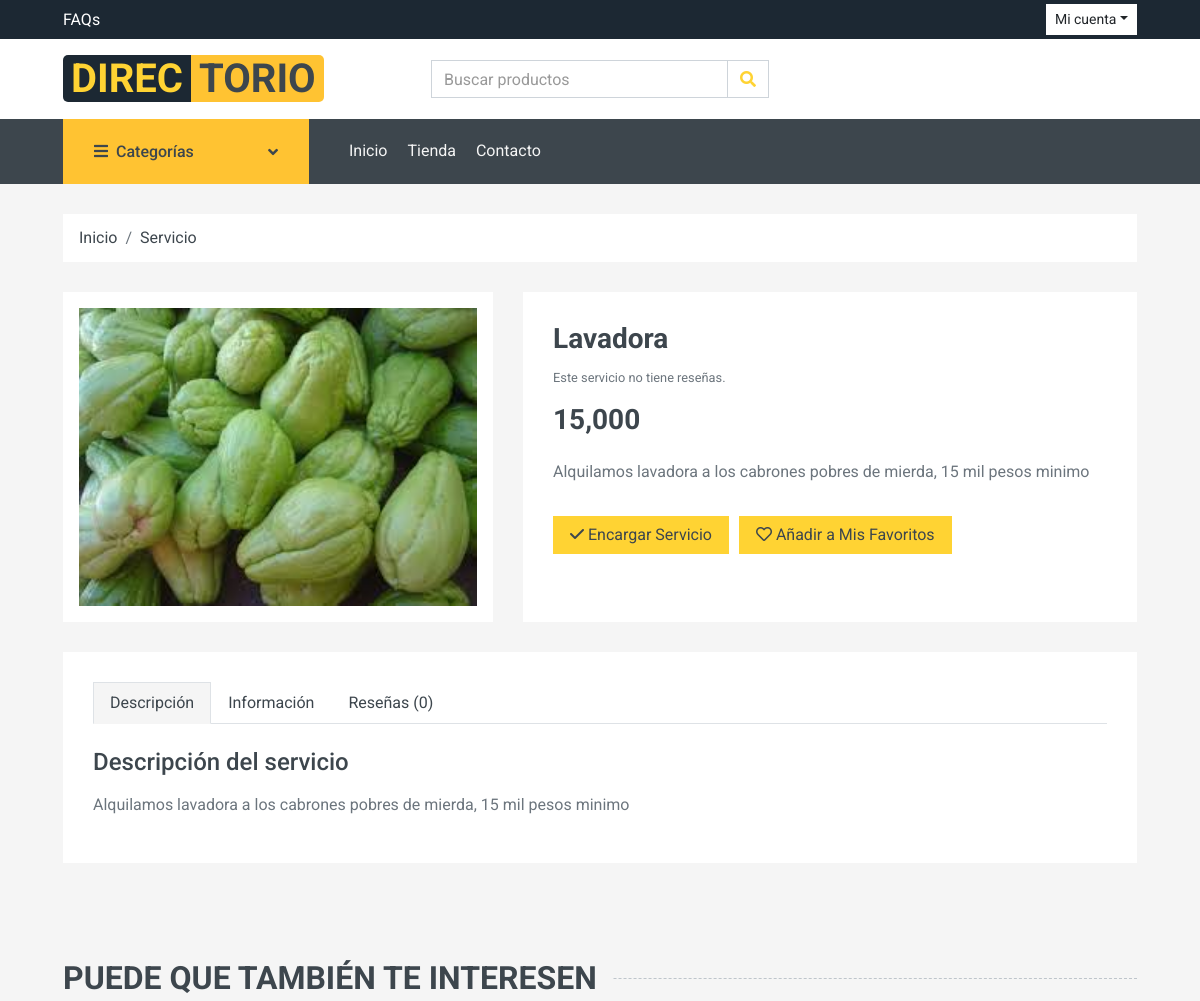
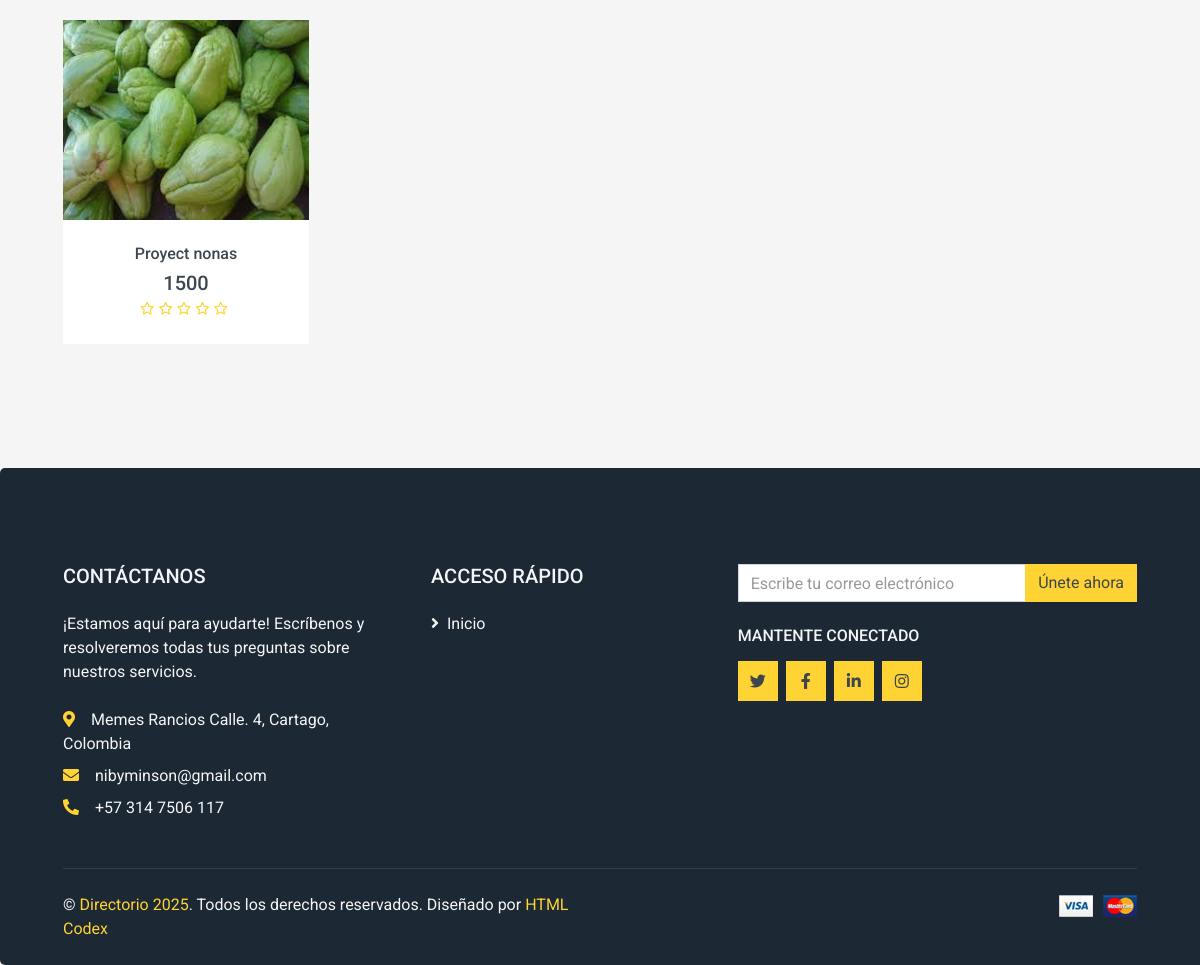
/rutas/rutas.php?page=service&id=5, run on the app's committed database (2 pictures, top to bottom).
### tables this page shows
CREATE TABLE `servicio_imagenes` (
  `id` int(11) NOT NULL,
  `imagen_ref` varchar(200) NOT NULL,
  `servicio_id` int(11) NOT NULL
);

CREATE TABLE `servicio` (
  `id_servicio` int(11) NOT NULL,
  `titulo` varchar(500) DEFAULT NULL,
  `descripcion` varchar(500) DEFAULT NULL,
  `precio` decimal(10,0) NOT NULL,
  `fecha_creacion` datetime NOT NULL DEFAULT current_timestamp(),
  `usuario_id_usuario` int(11) NOT NULL,
  `categoria_id_categoria` int(11) NOT NULL,
  `estado` varchar(45) NOT NULL DEFAULT 'Activo',
  `barrio_id` int(11) NOT NULL,
  `direccion` varchar(100) DEFAULT 'No aplica'
);

### app/controladores/landingPageController.php (called while the page is built, shortened)
<?php
require_once(__DIR__ . '/../modelos/serviceModel.php');
require_once(__DIR__ . '/../modelos/reviewsModel.php');
class LandingPageController{
    private $serviceModel;
    private $reviewsModel;
    public function __construct(){
        $this->serviceModel = new ServiceModel;
        $this->reviewsModel = new ReviewsModel;
    }
    public function ServicePage($service_id) {
        $favs = [];
        $service = $this->serviceModel->getServiceById($service_id);
        $service_imgs = $this->serviceModel->getImagesByService($service_id);
        $serviceReviews = $this->reviewsModel->CountReviewsByService($service_id);
        $related_services = $this->serviceModel->TopRelatedServices($service["id_categoria"],$service_id);
        $isEmpty = false;
        include_once(__DIR__ . '/../vistas/landing/detail.php');
    }
}

### configuracion/mysql.php (called while the page is built)
<?php
class Mysql{
    public $conect;
    private $DB_HOST = 'localhost';
    private $DB_NAME = 'directorio';
    private $DB_PORT = '3306';
    private $DB_USERNAME = 'root';
    private $DB_PASSWORD = '';
    private $DB_CHARSET = 'utf8mb4';
    public function __construct(){
        $connectionString = "mysql:host=".$this->DB_HOST. ";dbname=".$this->DB_NAME.";port=".$this->DB_PORT.";charset=".$this->DB_CHARSET;
        try{
            $this->conect = new PDO($connectionString, $this->DB_USERNAME, $this->DB_PASSWORD);
            $this->conect->setAttribute(PDO::ATTR_ERRMODE, PDO::ERRMODE_EXCEPTION);
        }catch(PDOException $e){
            echo "CONNECTION ERROR: " . $e->getMessage();
        }
    }
    public function conect(){
        return $this->conect;
    }
}

### app/modelos/serviceModel.php (called while the page is built, shortened)
<?php
require_once(__DIR__ . '/../../configuracion/mysql.php');
class ServiceModel extends Mysql {
    private $connection;
    public function __construct(){
        $mysql = new Mysql();
        $this->connection = $mysql->conect();
    }
    public function getServiceById($id) {
        $query = "SELECT s.id_servicio, s.titulo, s.descripcion, s.precio, s.fecha_creacion, s.direccion, u.nombre, c.nombre as categoria,
        c.id_categoria as id_categoria
        FROM servicio s
        INNER JOIN usuario u ON u.id_usuario = s.usuario_id_usuario
        INNER JOIN categoria c ON c.id_categoria = s.categoria_id_categoria
        WHERE id_servicio = ? AND s.estado = 'Activo'";
        $stmt = $this->connection->prepare($query);
        $stmt->execute([$id]);
        return $stmt->fetch(PDO::FETCH_ASSOC);
    }
    public function getImagesByService($service_id) {
        $query = "SELECT imagen_ref FROM servicio_imagenes
        INNER JOIN servicio on servicio.id_servicio = servicio_imagenes.servicio_id
        where servicio.estado = 'Activo' AND servicio_id = ?";
        $stmt = $this->connection->prepare($query);
        $stmt->execute([$service_id]);
        return $stmt->fetchAll(PDO::FETCH_ASSOC);
    }
    public function TopRelatedServices($category_id,$service_id) {
        $query = "SELECT id_servicio, titulo, precio,
        AVG(reviews.calificacion) AS calificacion,
        COUNT(reviews.servicio_id) AS total_reviews,
        MIN(servicio_imagenes.imagen_ref) AS servicio_imagen
        FROM servicio
        LEFT JOIN reviews on reviews.servicio_id = servicio.id_servicio
        LEFT JOIN servicio_imagenes on servicio_imagenes.servicio_id = servicio.id_servicio
        WHERE servicio.estado = 'Activo' AND servicio.categoria_id_categoria = ?
        AND servicio.id_servicio != ?
        GROUP BY servicio.id_servicio
        ORDER BY calificacion DESC
        LIMIT 5";
        $stmt = $this->connection->prepare($query);
        $stmt->execute([$category_id,$service_id]);
        return $stmt->fetchAll(PDO::FETCH_ASSOC);
    }
}

### app/modelos/reviewsModel.php (called while the page is built, shortened)
<?php
require_once(__DIR__ . '/../../configuracion/mysql.php');
class ReviewsModel extends Mysql{
    private $conn;
    public function __construct(){
        $mysql = new Mysql();
        $this->conn = $mysql->conect();
    }
    public function CountReviewsByService($service_id){
        $query = "SELECT COUNT(*) as total_reviews, AVG(reviews.calificacion) as reviews_promedio
        FROM reviews
        WHERE servicio_id = ?";
        $preparedStmt = $this->conn->prepare($query);
        $preparedStmt->execute([$service_id]);
        $data = $preparedStmt->fetch(PDO::FETCH_ASSOC);
        return $data;
    }
}

### app/vistas/landing/detail.php (the view, shortened to what this page needs)
<?php
include_once RUTA_BASE . '/app/vistas/landing/plantilla/header.php';
?>
<body>
    <div class="container-fluid">
        <div class="row px-xl-5">
            <div class="col-12">
                <nav class="breadcrumb bg-light mb-30">
                    <a class="breadcrumb-item text-dark" href="<?php URL_BASE ?>?page=home">Inicio</a>
                    <a class="breadcrumb-item text-dark" href="#">Servicio</a>
                </nav>
            </div>
        </div>
    </div>
    <div class="container-fluid pb-5">
        <div class="row px-xl-5">
            <div class="col-lg-5 mb-30">
                <?php if(count($service_imgs) > 1) : ?>
                    <div class="swiper swiper-services">
                        <div class="swiper-wrapper">
                            <?php foreach($service_imgs as $img) : ?>
                                 <div class="swiper-slide">
                                    <img class="img-fluid w-100 h-100 object-fit-cover" src="<?= URL_IMG ?>/servicios/<?= $img["imagen_ref"] ?>" alt="Imagen del servicio">
                                 </div>
                             <?php endforeach ?>
                        </div>
                        <div class="swiper-pagination"></div>
                        <div class="swiper-button-prev"></div>
                        <div class="swiper-button-next"></div>
                    </div>
                <?php else : ?>
                <?php foreach($service_imgs as $img) : ?>
                    <div class="card p-3 border-0">
                        <img class="w-100 h-100 img-fluid" src="<?= URL_IMG ?>/servicios/<?php echo $img["imagen_ref"] ?>" alt="Imagen del servicio">
                    </div>
                <?php endforeach ?>
                <?php endif ?>
            </div>
            <div class="col-lg-7 h-auto mb-30">
                <div class="h-100 bg-light p-30">
                    <h3> <?php echo $service["titulo"] ?> </h3>
                    <div class="d-flex mb-3">
                        <small class="pt-1"><?php echo $serviceReviews["total_reviews"] > 0 ? $serviceReviews["total_reviews"] : "Este servicio no tiene reseñas." ?></small>
                    </div>
                    <h3 class="font-weight-semi-bold mb-4"><?php echo number_format($service["precio"]) ?></h3>
                    <p class="mb-4">
                        <?php echo $service["descripcion"] ?>
                    </p>
                    <div class="d-flex align-items-center mb-4 pt-2">
                        <a href="<?= URL_BASE ?>/rutas/rutas.php?page=checkout&service=<?= $service["id_servicio"] ?>" class="btn btn-primary px-3" style="margin-right: 10px;">
                            <i class="fa-solid fa-check" id="fav-icon"></i>
                            Encargar Servicio
                        </a>
                        <button class="btn btn-primary px-3"
                        id="btnManageFav" data-service="<?= $service["id_servicio"] ?>">
                            <i class="far fa-heart" id="fav-icon"></i>
                            <?= count($favs) > 0 && in_array($service["id_servicio"],$favs)? 'Eliminar de Mis Favoritos' : 'Añadir a Mis Favoritos' ?>
                        </button>
                    </div>
                </div>
            </div>
        </div>
        <div class="row px-xl-5">
            <div class="col">
                <div class="bg-light p-30">
                    <div class="nav nav-tabs mb-4">
                        <a class="nav-item nav-link text-dark active" data-toggle="tab" href="#tab-pane-1">Descripción</a>
                        <a class="nav-item nav-link text-dark" data-toggle="tab" href="#tab-pane-2">Información</a>
                        <a class="nav-item nav-link text-dark" data-toggle="tab" href="#tab-pane-3">Reseñas (<?php echo $serviceReviews["total_reviews"]?>)</a>
                    </div>
                    <div class="tab-content">
                        <div class="tab-pane fade show active" id="tab-pane-1">
                            <h4 class="mb-3">Descripción del servicio</h4>
                            <p><?php echo $service["descripcion"] ?></p>
                        </div>
                    </div>
                </div>
            </div>
        </div>
    </div>
    <?php if(!$isEmpty) : ?>
        <div class="container-fluid py-5">
            <h2 class="section-title position-relative text-uppercase mx-xl-5 mb-4">
                <span class="bg-secondary pr-3">Puede que también te interesen</span>
            </h2>
            <div class="row px-xl-5">
                <?php foreach($related_services as $related) : ?>
                    <div class="col-lg-3 col-md-4 col-sm-6 pb-1">
                        <div class="product-item bg-light mb-4">
                            <div class="product-img position-relative overflow-hidden" style="height: 200px;">
                                <img class="img-fluid w-100 h-100 object-fit-cover" src="<?= URL_IMG ?>/servicios/<?= $related["servicio_imagen"] ?>" alt="Imágen del servicio recomendado">
                                <div class="product-action">
                                </div>
                            </div>
                            <div class="text-center py-4">
                                <a class="h6 text-decoration-none text-truncate d-block"              style="max-width: 100%;"
                                href="<?php URL_BASE ?>?page=service&id=<?php echo $related["id_servicio"] ?>"
                                title="<?php echo htmlspecialchars($related["titulo"]); ?>">
                                    <?php echo htmlspecialchars($related["titulo"]); ?>
                                </a>
                                <div class="d-flex align-items-center justify-content-center mt-2">
                                    <h5> <?= $related["precio"] ?> </h5>
                                </div>
                                <div class="d-flex align-items-center justify-content-center mb-1">
                                    <?php if($related["calificacion"] > 0) : ?>
                                        <?php for($i = 0;$i < round($related["calificacion"]);$i++) : ?>
                                            <small class="fa fa-star text-primary mr-1"></small>
                                        <?php endfor ?>
                                        <?php if(round($related["calificacion"]) < 5) : ?>
                                            <?php for($i = 0;$i < (5 - round($related["calificacion"]));$i++) : ?>
                                                <small class="fa-regular fa-star text-primary mr-1"></small>
                                            <?php endfor ?>
                                        <?php endif ?>
                                        <small><?= $related["total_reviews"] ?></small>
                                    <?php else : ?>
                                        <small class="fa-regular fa-star text-primary mr-1"></small>
                                        <small class="fa-regular fa-star text-primary mr-1"></small>
                                        <small class="fa-regular fa-star text-primary mr-1"></small>
                                        <small class="fa-regular fa-star text-primary mr-1"></small>
                                        <small class="fa-regular fa-star text-primary mr-1"></small>
                                    <?php endif ?>
                                </div>
                            </div>
                        </div>
                    </div>
                <?php endforeach ?>
            </div>
        </div>
    <?php endif ?>
<?php include_once RUTA_BASE . '/app/vistas/landing/plantilla/footer.php'; ?>

### data on the page
servicio_imagenes: imagen_ref (picture)
servicio: titulo "Lavadora", precio "15,000", descripcion "Alquilamos lavadora a los cabrones pobres de mierda, 15 mil pesos minimo"
servicio: titulo "Proyect nonas", precio "1500"

### other printed values
$serviceReviews["total_reviews"] "0"
